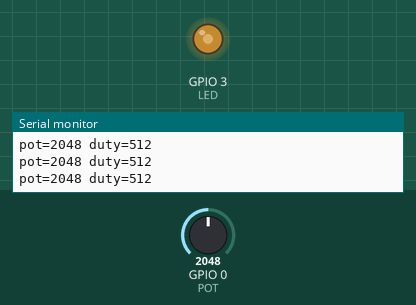
This sketch was run on a simulated ESP32-C3. Parts: output pins drawn as LEDs (lit = HIGH), the last lines printed to the serial monitor. The test bench sets the inputs (shaded band); at power-on: GPIO 0 (POT) = 2048 (analog values on the 0–4095 scale).

Above: at 1.2 s.
1.3 s: GPIO 0 (POT) set to 2866
At 2.0 s:
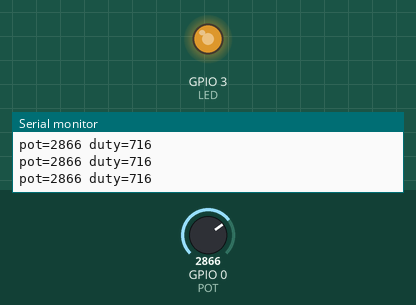
2.8 s: GPIO 0 (POT) set to 3603
At 3.3 s:
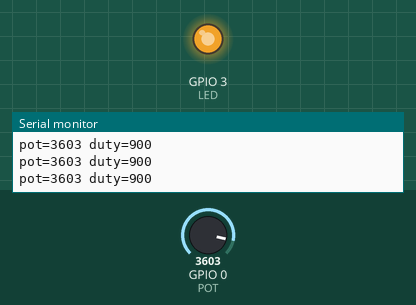
4.3 s: GPIO 0 (POT) set to 491
At 5.5 s:
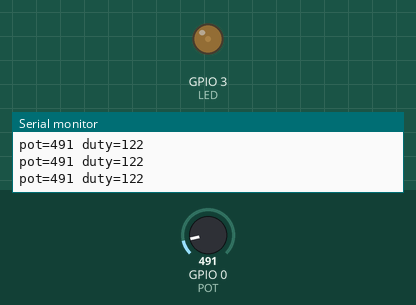
5.8 s: GPIO 0 (POT) set to 0
At 7.0 s:
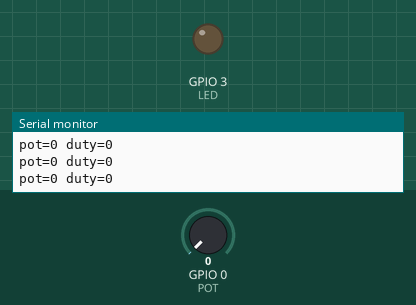
Timing chart, 0 to 8.3 s (numbered marks = the images above; inputs shaded):
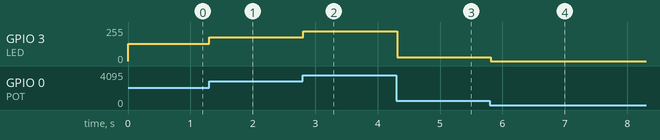

Measured:
- after the input at 1.3 s, GPIO 3 (LED): 128/255 → 178/255 at once
- after the input at 2.8 s, GPIO 3 (LED): 178/255 → 224/255 at once
- after the input at 4.3 s, GPIO 3 (LED): 224/255 → 30/255 at once
- after the input at 5.8 s, GPIO 3 (LED): 30/255 → 0/255 at once

The sketch:

pot-led.ino
```cpp
// pot-led — tests assert (BT94): a potentiometer's wiper on GPIO0 (ADC1 channel 0, 11 dB, 12 bits)
// sets the brightness of an LED on GPIO3 (LEDC channel 0, 5 kHz, 10 bits — the C3's LEDC runs from
// the 40 MHz crystal, which 5 kHz × 1024 fits); every 100 ms it prints "pot=<0–4095> duty=<0–1023>".
const int POT = 0;
const int LED = 3;

void setup() {
  Serial.begin(115200);
  analogReadResolution(12);
  ledcSetup(0, 5000, 10);
  ledcAttachPin(LED, 0);
}

void loop() {
  int pot = analogRead(POT);
  int duty = pot >> 2;
  ledcWrite(0, duty);
  Serial.printf("pot=%d duty=%d\n", pot, duty);
  delay(100);
}
```
